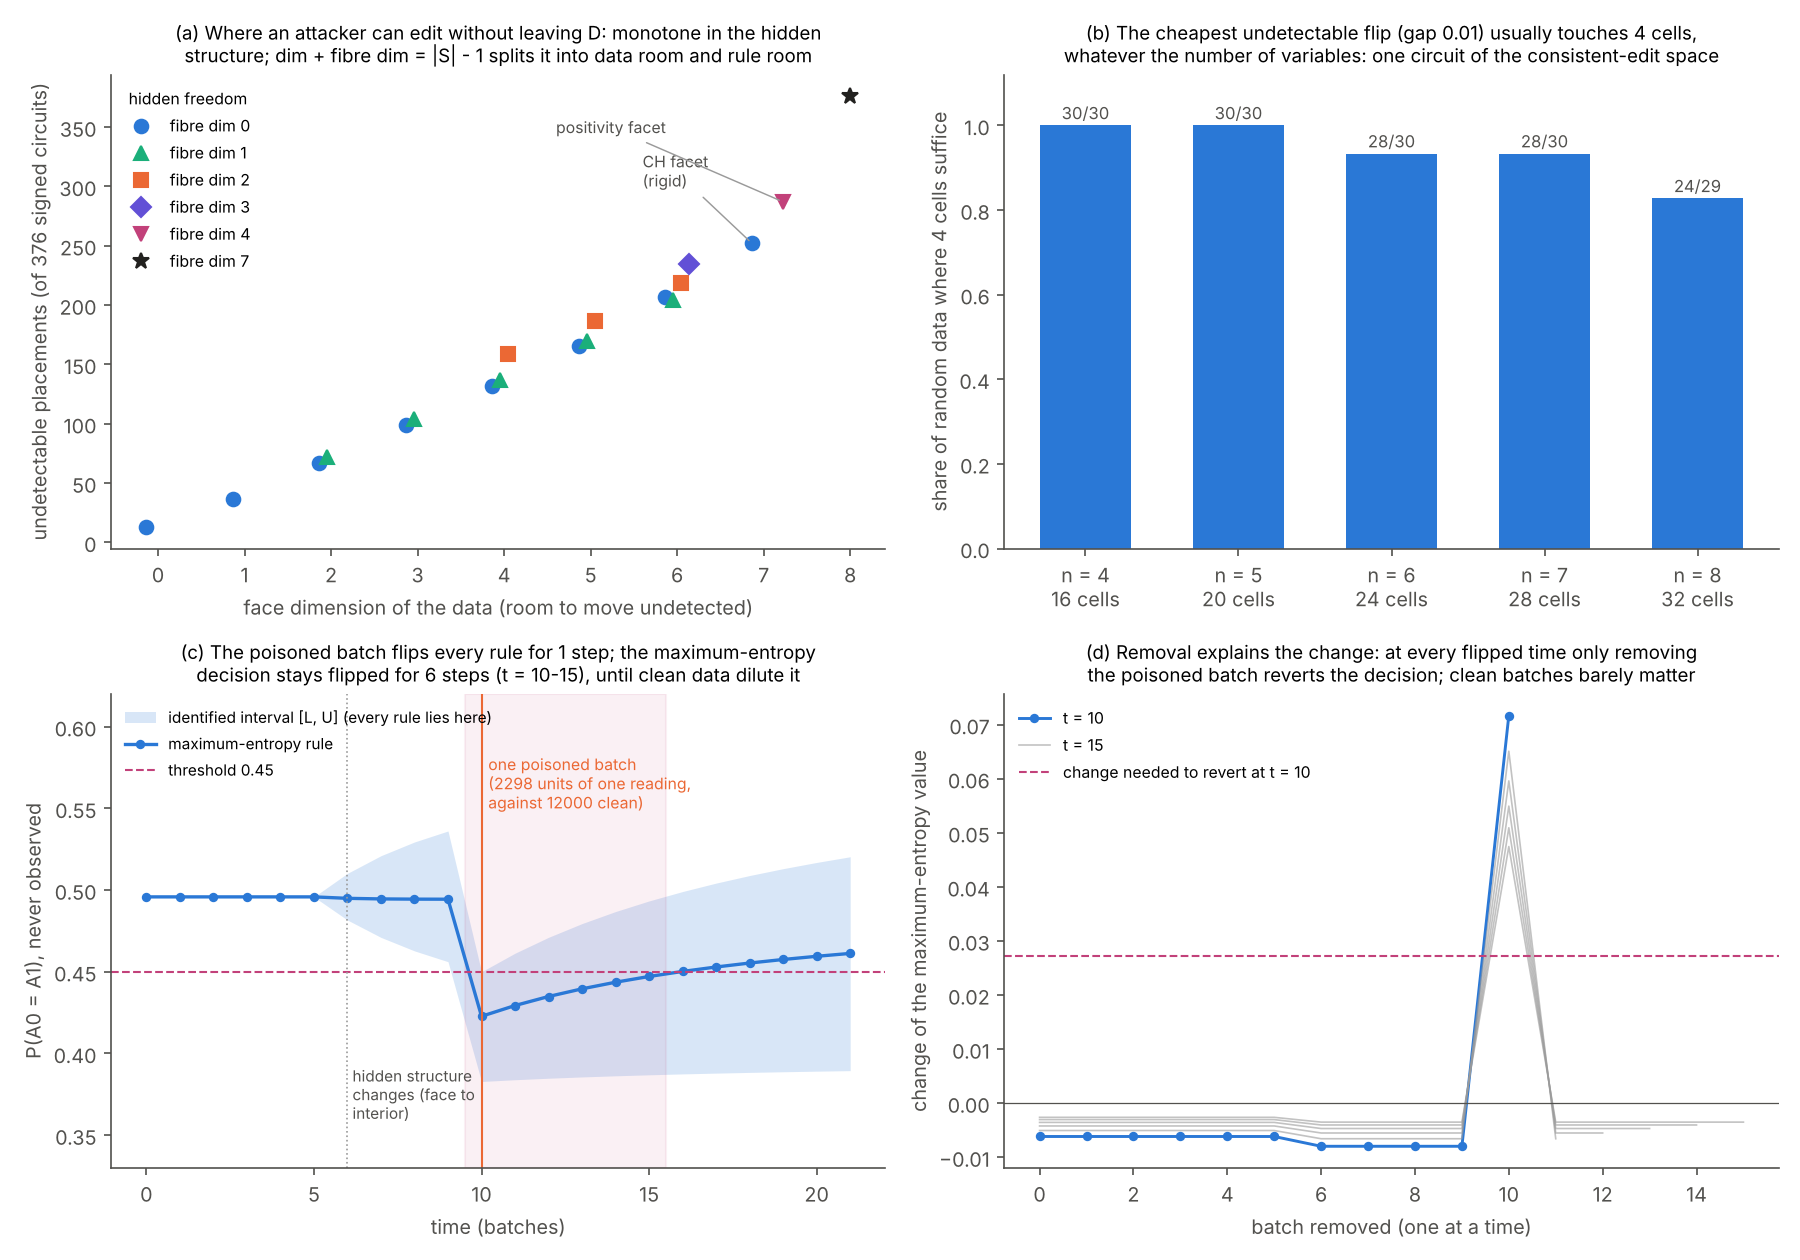

The Python source for this figure:
"""Figure for section 12.20 of the companion note (module pce/poisonflip.py).
  fig_poisonflip.pdf  (a) undetectable placements against the hidden structure (all 2721 faces of the 4-cycle's D); (b) how often 4 cells
                      suffice for the cheapest undetectable flip, n = 4..8; (c) a decision over time with one poisoned batch; (d) removing
                      each batch, one at a time, at the flipped times"""
import os, sys, collections, random
import numpy as np
import matplotlib; matplotlib.use("Agg")
import matplotlib.pyplot as plt
HERE = os.path.dirname(os.path.abspath(__file__)); sys.path.insert(0, os.path.join(HERE, "..", "engine"))
from pce import margsec as G
from pce import poisonflip as P
BLUE, ORANGE, AQUA, VIOLET, ROSE, INK, INK2, GREY = "#2a78d6", "#eb6834", "#1baf7a", "#6250d6", "#c2417a", "#22211f", "#52514e", "#9a9a9a"
plt.rcParams.update({"font.size": 9.5, "axes.spines.top": False, "axes.spines.right": False, "axes.edgecolor": INK2,
                     "xtick.color": INK2, "ytick.color": INK2, "axes.labelcolor": INK2})
CELLS = G.CELLS; M4 = np.array(G.M, float); W = np.array([1.0 if c[0] == c[1] else 0.0 for c in CELLS])
E4, _ = P.entries_chsh(); C4 = P.circuits(E4); SU4 = P.signed_unit(E4, C4); DV = P.dual_vertices(W); F = G.facets_D()
fig, ax = plt.subplots(2, 2, figsize=(12, 8.4))

# (a)
faces = G.faces_D(F); agg = collections.defaultdict(list)
for V in faces: agg[(G.face_dim(sorted(V)), G.fibre_dim_face(sorted(V)))].append(P.tangent_count(V, F, SU4))
a = ax[0, 0]; cols = {0: BLUE, 1: AQUA, 2: ORANGE, 3: VIOLET, 4: ROSE, 7: INK}; mk = {0: "o", 1: "^", 2: "s", 3: "D", 4: "v", 7: "*"}
for fb in sorted({k[1] for k in agg}):
    ks = sorted(k for k in agg if k[1] == fb); off = 0.09 * (fb - 1.5) if fb < 7 else 0
    a.plot([k[0] + off for k in ks], [np.mean(agg[k]) for k in ks], mk[fb], color=cols[fb], ms=8 if fb == 7 else 6.5, label=f"fibre dim {fb}")
a.annotate("CH facet\n(rigid)", (7 - 0.135, 252), xytext=(5.6, 300), fontsize=7.6, color=INK2, arrowprops=dict(arrowstyle="-", color=GREY, lw=0.7))
a.annotate("positivity facet", (7 + 0.225, 287), xytext=(4.6, 345), fontsize=7.6, color=INK2, arrowprops=dict(arrowstyle="-", color=GREY, lw=0.7))
a.set_xlabel("face dimension of the data (room to move undetected)"); a.set_ylabel("undetectable placements (of 376 signed circuits)")
a.legend(frameon=False, fontsize=7.6, loc="upper left", title="hidden freedom", title_fontsize=7.6)
a.set_title("(a) Where an attacker can edit without leaving D: monotone in the hidden\nstructure; dim + fibre dim = |S| - 1 splits it into data room and rule room", fontsize=9)

# (b)
b = ax[0, 1]; ns = range(4, 9); frac = []
for n in ns:
    cells, Mn, _ = G.ncycle(n); Mn = np.array(Mn, float); En, _ = P.entries_ncycle(n); SU = P.signed_unit(En, P.circuits_upto(En, 4))
    w = np.array([1.0 if c[0] == c[2] else 0.0 for c in cells]); r = np.random.default_rng(n); hit = tot = 0
    for s in range(30):
        x = r.dirichlet(np.ones(len(cells))); d = Mn @ x; L, U = P.lower_upper(d, w, M=Mn); tau = L - 0.01
        if tau <= 0: continue
        cs, _ = P.flip_some(d, w, tau, En, M=Mn); one = min([t for t in (P.along_some(d, c, w, tau, M=Mn) for c in SU) if t is not None] + [np.inf])
        tot += 1; hit += abs(cs - one) < 1e-7
    frac.append((hit, tot))
b.bar(list(ns), [h / t for h, t in frac], 0.6, color=BLUE)
for n, (h, t) in zip(ns, frac): b.text(n, h / t + 0.015, f"{h}/{t}", ha="center", fontsize=8, color=INK2)
b.set_xticks(list(ns)); b.set_xticklabels([f"n = {n}\n{4 * n} cells" for n in ns]); b.set_ylim(0, 1.12)
b.set_ylabel("share of random data where 4 cells suffice")
b.set_title("(b) The cheapest undetectable flip (gap 0.01) usually touches 4 cells,\nwhatever the number of variables: one circuit of the consistent-edit space", fontsize=9)

# (c), (d): the stream of check PF6-PF9
def s_faces():
    faces_ = sorted(G.faces_D(F), key=lambda V: sorted(V)); r = random.Random(20261108)
    return r.sample([V for V in faces_ if len(V) == 8 and G.face_dim(V) == 7 and G.fibre_dim_face(V) == 0], 3)
V0 = s_faces()[0]; r = random.Random(20261108); wv = [r.randint(5, 25) for _ in V0]; t_ = sum(wv); wv = [x * 240 // t_ for x in wv]; wv[0] += 240 - sum(wv)
P1 = [0] * 16
for k, v in zip(sorted(V0), wv): P1[k] = 5 * v
P2 = [4 * a // 5 + 15 for a in P1]; units = lambda wts: [CELLS[i] for i in range(16) for _ in range(wts[i])]
C_ALL = (0, 1, 2, 3); TAU = 0.45; T_END = 22; T_P = 10; S = P.Stream()
for t in range(T_END):
    B = list(range(len(S.counts)))
    if t == T_P:
        d, _ = P.data_of(P.pooled(S, B, C_ALL)); N = len(B) * 1200; q, R = P.poison_mix(d, W, TAU, DV); k = int(np.ceil(q * N / (1 - q)))
        while True:
            Sx = P.Stream(); Sx.counts = list(S.counts); Sx.add(P.units_from_law(R, k), C_ALL)
            if P.lower_upper(P.data_of(P.pooled(Sx, B + [len(B)], C_ALL))[0], W)[1] <= TAU + 1e-12: break
            k += 1
        S.add(P.units_from_law(R, k), C_ALL)
    else: S.add(units(P1 if t < 6 else P2), C_ALL)
f = lambda v: float(W @ P.maxent_rows(v, list(range(8))))
Ls, Us, Ms = [], [], []
for t in range(T_END):
    d, _ = P.data_of(P.pooled(S, range(t + 1), C_ALL)); L, U = P.lower_upper(d, W); Ls.append(L); Us.append(U); Ms.append(f(d))
c = ax[1, 0]; ts = np.arange(T_END)
c.fill_between(ts, Ls, Us, color=BLUE, alpha=0.18, lw=0, label="identified interval [L, U] (every rule lies here)")
c.plot(ts, Ms, "o-", color=BLUE, ms=3.5, lw=1.6, label="maximum-entropy rule"); c.axhline(TAU, color=ROSE, ls="--", lw=1, label=f"threshold {TAU}")
c.axvline(T_P, color=ORANGE, lw=1); c.text(T_P + 0.2, 0.55, f"one poisoned batch\n({k} units of one reading,\nagainst {N} clean)", fontsize=7.6, color=ORANGE)
c.axvline(6, color=GREY, lw=0.8, ls=":"); c.text(6.15, 0.36, "hidden structure\nchanges (face to\ninterior)", fontsize=7.4, color=INK2)
lo = [t for t in range(T_END) if Ms[t] < TAU]; c.axvspan(min(lo) - 0.5, max(lo) + 0.5, color=ROSE, alpha=0.08)
c.set_xlabel("time (batches)"); c.set_ylabel("P(A0 = A1), never observed"); c.set_ylim(0.33, 0.62); c.legend(frameon=False, fontsize=7.4, loc="upper left")
c.set_title(f"(c) The poisoned batch flips every rule for 1 step; the maximum-entropy\ndecision stays flipped for {len(lo)} steps (t = {min(lo)}-{max(lo)}), until clean data dilute it", fontsize=9)
dd = ax[1, 1]
for i, t in enumerate(lo):
    B = list(range(t + 1)); d, _ = P.data_of(P.pooled(S, B, C_ALL)); base = f(d); ch = []
    for bb in B:
        dm, _ = P.data_of(P.remove(S, P.pooled(S, B, C_ALL), B, [x for x in B if x != bb], C_ALL)); ch.append(f(dm) - base)
    dd.plot(B, ch, "o-" if i == 0 else "-", color=BLUE if i == 0 else GREY, ms=3.5, lw=1.4 if i == 0 else 0.8, alpha=1 if i == 0 else 0.6,
            label=f"t = {t}" if i in (0, len(lo) - 1) else None)
dd.axhline(TAU - Ms[lo[0]], color=ROSE, ls="--", lw=1, label=f"change needed to revert at t = {lo[0]}")
dd.axhline(0, color=INK2, lw=0.6); dd.set_xlabel("batch removed (one at a time)"); dd.set_ylabel("change of the maximum-entropy value")
dd.legend(frameon=False, fontsize=7.6, loc="upper left")
dd.set_title("(d) Removal explains the change: at every flipped time only removing\nthe poisoned batch reverts the decision; clean batches barely matter", fontsize=9)
fig.tight_layout(); fig.savefig(os.path.join(HERE, "fig_poisonflip.pdf")); fig.savefig(os.path.join(HERE, "fig_poisonflip.png"), dpi=150); print("ok")
